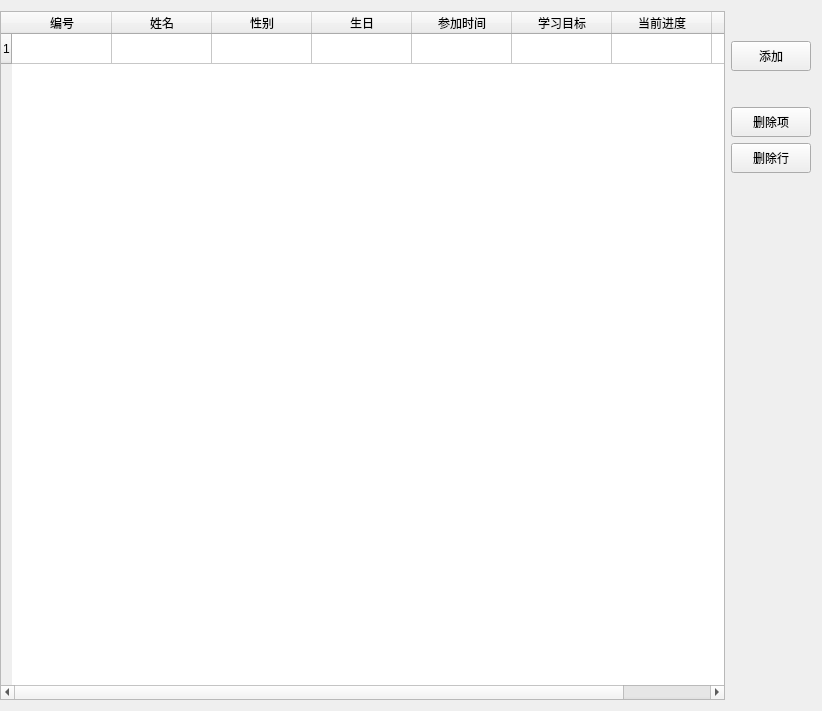
<?xml version="1.0" encoding="UTF-8"?>
<ui version="4.0">
 <class>stuInfoWidget</class>
 <widget class="QWidget" name="stuInfoWidget">
  <property name="geometry">
   <rect>
    <x>0</x>
    <y>0</y>
    <width>822</width>
    <height>711</height>
   </rect>
  </property>
  <property name="windowTitle">
   <string>stuInfoWidget</string>
  </property>
  <layout class="QHBoxLayout" name="horizontalLayout">
   <property name="leftMargin">
    <number>0</number>
   </property>
   <item>
    <widget class="QTableWidget" name="tableWidget">
     <row/>
     <column>
      <property name="text">
       <string>编号</string>
      </property>
     </column>
     <column>
      <property name="text">
       <string>姓名</string>
      </property>
     </column>
     <column>
      <property name="text">
       <string>性别</string>
      </property>
     </column>
     <column>
      <property name="text">
       <string>生日</string>
      </property>
     </column>
     <column>
      <property name="text">
       <string>参加时间</string>
      </property>
     </column>
     <column>
      <property name="text">
       <string>学习目标</string>
      </property>
     </column>
     <column>
      <property name="text">
       <string>当前进度</string>
      </property>
     </column>
     <column>
      <property name="text">
       <string>照片</string>
      </property>
     </column>
    </widget>
   </item>
   <item>
    <layout class="QVBoxLayout" name="verticalLayout">
     <item>
      <spacer name="verticalSpacer">
       <property name="orientation">
        <enum>Qt::Orientation::Vertical</enum>
       </property>
       <property name="sizeType">
        <enum>QSizePolicy::Policy::Minimum</enum>
       </property>
       <property name="sizeHint" stdset="0">
        <size>
         <width>20</width>
         <height>30</height>
        </size>
       </property>
      </spacer>
     </item>
     <item>
      <widget class="QPushButton" name="btnAdd">
       <property name="minimumSize">
        <size>
         <width>0</width>
         <height>30</height>
        </size>
       </property>
       <property name="text">
        <string>添加</string>
       </property>
      </widget>
     </item>
     <item>
      <spacer name="verticalSpacer_5">
       <property name="orientation">
        <enum>Qt::Orientation::Vertical</enum>
       </property>
       <property name="sizeType">
        <enum>QSizePolicy::Policy::Minimum</enum>
       </property>
       <property name="sizeHint" stdset="0">
        <size>
         <width>20</width>
         <height>30</height>
        </size>
       </property>
      </spacer>
     </item>
     <item>
      <widget class="QPushButton" name="btnDelItem">
       <property name="minimumSize">
        <size>
         <width>0</width>
         <height>30</height>
        </size>
       </property>
       <property name="text">
        <string>删除项</string>
       </property>
      </widget>
     </item>
     <item>
      <widget class="QPushButton" name="btnDelLine">
       <property name="minimumSize">
        <size>
         <width>0</width>
         <height>30</height>
        </size>
       </property>
       <property name="text">
        <string>删除行</string>
       </property>
      </widget>
     </item>
     <item>
      <spacer name="verticalSpacer_6">
       <property name="orientation">
        <enum>Qt::Orientation::Vertical</enum>
       </property>
       <property name="sizeHint" stdset="0">
        <size>
         <width>20</width>
         <height>40</height>
        </size>
       </property>
      </spacer>
     </item>
    </layout>
   </item>
  </layout>
 </widget>
 <layoutdefault spacing="6" margin="11"/>
 <resources/>
 <connections/>
</ui>
